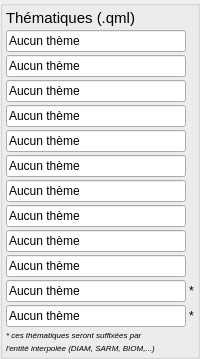
            <widget class="QGroupBox" name="groupBoxThematiques">
             <property name="title">
              <string/>
             </property>
             <layout class="QGridLayout" name="gridLayout_18">
              <property name="leftMargin">
               <number>3</number>
              </property>
              <property name="topMargin">
               <number>3</number>
              </property>
              <property name="rightMargin">
               <number>3</number>
              </property>
              <property name="bottomMargin">
               <number>3</number>
              </property>
              <property name="spacing">
               <number>3</number>
              </property>
              <item row="6" column="0" colspan="2">
               <widget class="QLineEdit" name="lineEditThematiqueInterDiametre">
                <property name="enabled">
                 <bool>true</bool>
                </property>
                <property name="font">
                 <font>
                  <pointsize>9</pointsize>
                 </font>
                </property>
                <property name="inputMethodHints">
                 <set>Qt::ImhDialableCharactersOnly</set>
                </property>
                <property name="text">
                 <string>Aucun thème</string>
                </property>
                <property name="maxLength">
                 <number>50</number>
                </property>
                <property name="dragEnabled">
                 <bool>true</bool>
                </property>
               </widget>
              </item>
              <item row="13" column="0" colspan="2">
               <widget class="QLineEdit" name="lineEditThematiqueIntraImage">
                <property name="enabled">
                 <bool>true</bool>
                </property>
                <property name="font">
                 <font>
                  <pointsize>9</pointsize>
                 </font>
                </property>
                <property name="inputMethodHints">
                 <set>Qt::ImhDialableCharactersOnly</set>
                </property>
                <property name="text">
                 <string>Aucun thème</string>
                </property>
                <property name="maxLength">
                 <number>50</number>
                </property>
                <property name="dragEnabled">
                 <bool>true</bool>
                </property>
               </widget>
              </item>
              <item row="3" column="0" colspan="2">
               <widget class="QLineEdit" name="lineEditThematiqueBiomasse">
                <property name="enabled">
                 <bool>true</bool>
                </property>
                <property name="font">
                 <font>
                  <pointsize>9</pointsize>
                 </font>
                </property>
                <property name="inputMethodHints">
                 <set>Qt::ImhDialableCharactersOnly</set>
                </property>
                <property name="text">
                 <string>Aucun thème</string>
                </property>
                <property name="maxLength">
                 <number>50</number>
                </property>
                <property name="dragEnabled">
                 <bool>true</bool>
                </property>
               </widget>
              </item>
              <item row="8" column="0" colspan="2">
               <widget class="QLineEdit" name="lineEditThematiqueInterBiomasse">
                <property name="enabled">
                 <bool>true</bool>
                </property>
                <property name="font">
                 <font>
                  <pointsize>9</pointsize>
                 </font>
                </property>
                <property name="inputMethodHints">
                 <set>Qt::ImhDialableCharactersOnly</set>
                </property>
                <property name="text">
                 <string>Aucun thème</string>
                </property>
                <property name="maxLength">
                 <number>50</number>
                </property>
                <property name="dragEnabled">
                 <bool>true</bool>
                </property>
               </widget>
              </item>
              <item row="9" column="0" colspan="2">
               <widget class="QLineEdit" name="lineEditThematiqueInterLibelle">
                <property name="enabled">
                 <bool>true</bool>
                </property>
                <property name="font">
                 <font>
                  <pointsize>9</pointsize>
                 </font>
                </property>
                <property name="inputMethodHints">
                 <set>Qt::ImhDialableCharactersOnly</set>
                </property>
                <property name="text">
                 <string>Aucun thème</string>
                </property>
                <property name="maxLength">
                 <number>50</number>
                </property>
                <property name="dragEnabled">
                 <bool>true</bool>
                </property>
               </widget>
              </item>
              <item row="16" column="0" colspan="3">
               <widget class="QLabel" name="lab_212">
                <property name="enabled">
                 <bool>true</bool>
                </property>
                <property name="font">
                 <font>
                  <pointsize>6</pointsize>
                  <italic>true</italic>
                 </font>
                </property>
                <property name="text">
                 <string>l'entité interpolée (DIAM, SARM, BIOM,...)</string>
                </property>
               </widget>
              </item>
              <item row="11" column="0" colspan="2">
               <widget class="QLineEdit" name="lineEditThematiqueInterPoints">
                <property name="enabled">
                 <bool>true</bool>
                </property>
                <property name="font">
                 <font>
                  <pointsize>9</pointsize>
                 </font>
                </property>
                <property name="inputMethodHints">
                 <set>Qt::ImhDialableCharactersOnly</set>
                </property>
                <property name="text">
                 <string>Aucun thème</string>
                </property>
                <property name="maxLength">
                 <number>50</number>
                </property>
                <property name="dragEnabled">
                 <bool>true</bool>
                </property>
               </widget>
              </item>
              <item row="2" column="0" colspan="2">
               <widget class="QLineEdit" name="lineEditThematiqueSarment">
                <property name="enabled">
                 <bool>true</bool>
                </property>
                <property name="font">
                 <font>
                  <pointsize>9</pointsize>
                 </font>
                </property>
                <property name="inputMethodHints">
                 <set>Qt::ImhDialableCharactersOnly</set>
                </property>
                <property name="text">
                 <string>Aucun thème</string>
                </property>
                <property name="maxLength">
                 <number>50</number>
                </property>
                <property name="dragEnabled">
                 <bool>true</bool>
                </property>
               </widget>
              </item>
              <item row="7" column="0" colspan="2">
               <widget class="QLineEdit" name="lineEditThematiqueInterSarment">
                <property name="enabled">
                 <bool>true</bool>
                </property>
                <property name="font">
                 <font>
                  <pointsize>9</pointsize>
                 </font>
                </property>
                <property name="inputMethodHints">
                 <set>Qt::ImhDialableCharactersOnly</set>
                </property>
                <property name="text">
                 <string>Aucun thème</string>
                </property>
                <property name="maxLength">
                 <number>50</number>
                </property>
                <property name="dragEnabled">
                 <bool>true</bool>
                </property>
               </widget>
              </item>
              <item row="13" column="2">
               <widget class="QLabel" name="label_4">
                <property name="text">
                 <string>*</string>
                </property>
               </widget>
              </item>
              <item row="0" column="0">
               <widget class="QLabel" name="label_201">
                <property name="sizePolicy">
                 <sizepolicy hsizetype="Fixed" vsizetype="Fixed">
                  <horstretch>0</horstretch>
                  <verstretch>0</verstretch>
                 </sizepolicy>
                </property>
                <property name="font">
                 <font>
                  <pointsize>11</pointsize>
                  <weight>50</weight>
                  <bold>false</bold>
                 </font>
                </property>
                <property name="text">
                 <string>Thématiques (.qml)</string>
                </property>
               </widget>
              </item>
              <item row="10" column="0" colspan="2">
               <widget class="QLineEdit" name="lineEditThematiqueInterMoyenne">
                <property name="enabled">
                 <bool>true</bool>
                </property>
                <property name="font">
                 <font>
                  <pointsize>9</pointsize>
                 </font>
                </property>
                <property name="inputMethodHints">
                 <set>Qt::ImhDialableCharactersOnly</set>
                </property>
                <property name="text">
                 <string>Aucun thème</string>
                </property>
                <property name="maxLength">
                 <number>50</number>
                </property>
                <property name="dragEnabled">
                 <bool>true</bool>
                </property>
               </widget>
              </item>
              <item row="12" column="2">
               <widget class="QLabel" name="label_3">
                <property name="sizePolicy">
                 <sizepolicy hsizetype="Fixed" vsizetype="Preferred">
                  <horstretch>0</horstretch>
                  <verstretch>0</verstretch>
                 </sizepolicy>
                </property>
                <property name="text">
                 <string>*</string>
                </property>
               </widget>
              </item>
              <item row="12" column="0" colspan="2">
               <widget class="QLineEdit" name="lineEditThematiqueIntraIso">
                <property name="enabled">
                 <bool>true</bool>
                </property>
                <property name="font">
                 <font>
                  <pointsize>9</pointsize>
                 </font>
                </property>
                <property name="inputMethodHints">
                 <set>Qt::ImhDialableCharactersOnly</set>
                </property>
                <property name="text">
                 <string>Aucun thème</string>
                </property>
                <property name="maxLength">
                 <number>50</number>
                </property>
                <property name="dragEnabled">
                 <bool>true</bool>
                </property>
               </widget>
              </item>
              <item row="1" column="0" colspan="2">
               <widget class="QLineEdit" name="lineEditThematiqueDiametre">
                <property name="enabled">
                 <bool>true</bool>
                </property>
                <property name="font">
                 <font>
                  <pointsize>9</pointsize>
                 </font>
                </property>
                <property name="inputMethodHints">
                 <set>Qt::ImhDialableCharactersOnly</set>
                </property>
                <property name="text">
                 <string>Aucun thème</string>
                </property>
                <property name="maxLength">
                 <number>50</number>
                </property>
                <property name="dragEnabled">
                 <bool>true</bool>
                </property>
               </widget>
              </item>
              <item row="4" column="0" rowspan="2" colspan="2">
               <widget class="QLineEdit" name="lineEditThematiqueVitesse">
                <property name="enabled">
                 <bool>true</bool>
                </property>
                <property name="font">
                 <font>
                  <pointsize>9</pointsize>
                 </font>
                </property>
                <property name="inputMethodHints">
                 <set>Qt::ImhDialableCharactersOnly</set>
                </property>
                <property name="text">
                 <string>Aucun thème</string>
                </property>
                <property name="maxLength">
                 <number>50</number>
                </property>
                <property name="dragEnabled">
                 <bool>true</bool>
                </property>
               </widget>
              </item>
              <item row="14" column="0" colspan="3">
               <widget class="QLabel" name="lab_213">
                <property name="enabled">
                 <bool>true</bool>
                </property>
                <property name="font">
                 <font>
                  <pointsize>6</pointsize>
                  <italic>true</italic>
                 </font>
                </property>
                <property name="text">
                 <string>* ces thématiques seront suffixées par </string>
                </property>
               </widget>
              </item>
             </layout>
            </widget>
